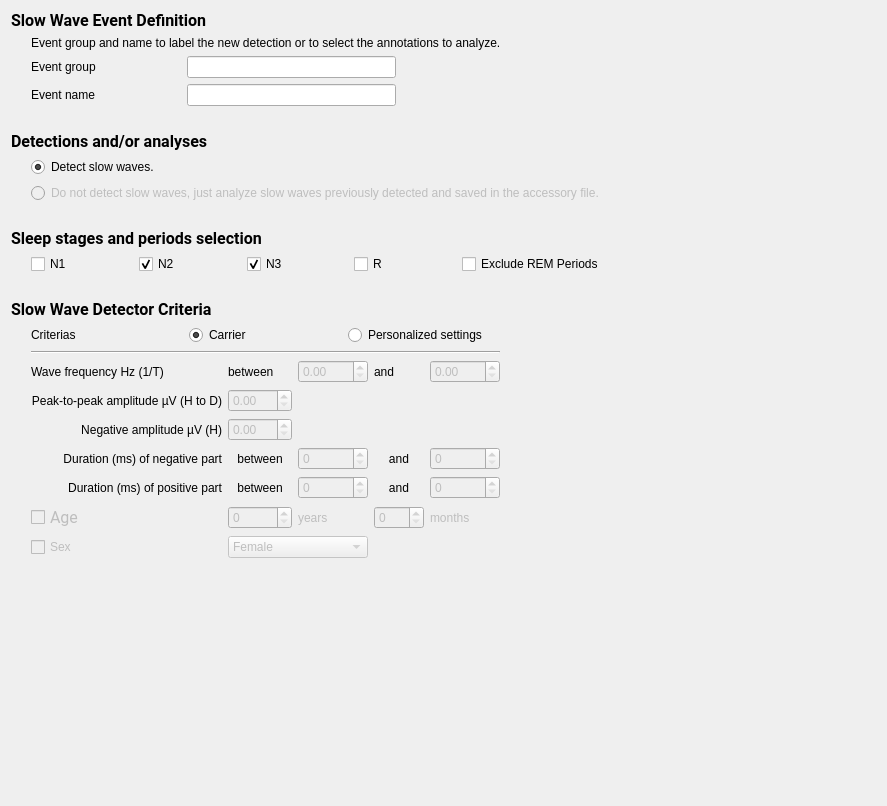
<?xml version="1.0" encoding="UTF-8"?>
<ui version="4.0">
 <class>SSWDCriterias</class>
 <widget class="QWidget" name="SSWDCriterias">
  <property name="geometry">
   <rect>
    <x>0</x>
    <y>0</y>
    <width>887</width>
    <height>806</height>
   </rect>
  </property>
  <property name="windowTitle">
   <string>Form</string>
  </property>
  <property name="toolTip">
   <string/>
  </property>
  <property name="styleSheet">
   <string notr="true">font: 12pt &quot;Roboto&quot;;</string>
  </property>
  <layout class="QVBoxLayout" name="verticalLayout_9">
   <item>
    <layout class="QHBoxLayout" name="horizontalLayout_6">
     <item>
      <layout class="QVBoxLayout" name="verticalLayout_8">
       <item>
        <layout class="QVBoxLayout" name="verticalLayout_7">
         <item>
          <widget class="QLabel" name="label_16">
           <property name="font">
            <font>
             <family>Roboto</family>
             <pointsize>12</pointsize>
             <italic>false</italic>
             <bold>false</bold>
            </font>
           </property>
           <property name="layoutDirection">
            <enum>Qt::LayoutDirection::LeftToRight</enum>
           </property>
           <property name="text">
            <string>&lt;html&gt;&lt;head/&gt;&lt;body&gt;&lt;p&gt;&lt;span style=&quot; font-weight:600;&quot;&gt;Slow Wave Event Definition&lt;/span&gt;&lt;/p&gt;&lt;/body&gt;&lt;/html&gt;</string>
           </property>
           <property name="alignment">
            <set>Qt::AlignmentFlag::AlignLeading|Qt::AlignmentFlag::AlignLeft|Qt::AlignmentFlag::AlignVCenter</set>
           </property>
          </widget>
         </item>
         <item>
          <layout class="QHBoxLayout" name="horizontalLayout_5">
           <item>
            <spacer name="horizontalSpacer_7">
             <property name="orientation">
              <enum>Qt::Orientation::Horizontal</enum>
             </property>
             <property name="sizeType">
              <enum>QSizePolicy::Policy::Minimum</enum>
             </property>
             <property name="sizeHint" stdset="0">
              <size>
               <width>20</width>
               <height>20</height>
              </size>
             </property>
            </spacer>
           </item>
           <item>
            <layout class="QVBoxLayout" name="verticalLayout_3">
             <item>
              <widget class="QLabel" name="label_18">
               <property name="text">
                <string>Event group and name to label the new detection or to select the annotations to analyze.</string>
               </property>
              </widget>
             </item>
             <item>
              <layout class="QGridLayout" name="gridLayout_2">
               <item row="0" column="1">
                <widget class="QLineEdit" name="group_lineedit"/>
               </item>
               <item row="1" column="0">
                <widget class="QLabel" name="label">
                 <property name="layoutDirection">
                  <enum>Qt::LayoutDirection::LeftToRight</enum>
                 </property>
                 <property name="text">
                  <string>Event name</string>
                 </property>
                 <property name="alignment">
                  <set>Qt::AlignmentFlag::AlignLeading|Qt::AlignmentFlag::AlignLeft|Qt::AlignmentFlag::AlignVCenter</set>
                 </property>
                </widget>
               </item>
               <item row="0" column="0">
                <widget class="QLabel" name="label_3">
                 <property name="minimumSize">
                  <size>
                   <width>150</width>
                   <height>0</height>
                  </size>
                 </property>
                 <property name="layoutDirection">
                  <enum>Qt::LayoutDirection::LeftToRight</enum>
                 </property>
                 <property name="text">
                  <string>Event group</string>
                 </property>
                 <property name="alignment">
                  <set>Qt::AlignmentFlag::AlignLeading|Qt::AlignmentFlag::AlignLeft|Qt::AlignmentFlag::AlignVCenter</set>
                 </property>
                </widget>
               </item>
               <item row="1" column="1">
                <widget class="QLineEdit" name="event_name_lineedit">
                 <property name="enabled">
                  <bool>true</bool>
                 </property>
                </widget>
               </item>
               <item row="0" column="2">
                <spacer name="horizontalSpacer_2">
                 <property name="orientation">
                  <enum>Qt::Orientation::Horizontal</enum>
                 </property>
                 <property name="sizeHint" stdset="0">
                  <size>
                   <width>40</width>
                   <height>20</height>
                  </size>
                 </property>
                </spacer>
               </item>
              </layout>
             </item>
            </layout>
           </item>
          </layout>
         </item>
        </layout>
       </item>
       <item>
        <spacer name="verticalSpacer_2">
         <property name="orientation">
          <enum>Qt::Orientation::Vertical</enum>
         </property>
         <property name="sizeType">
          <enum>QSizePolicy::Policy::Fixed</enum>
         </property>
         <property name="sizeHint" stdset="0">
          <size>
           <width>20</width>
           <height>20</height>
          </size>
         </property>
        </spacer>
       </item>
       <item>
        <layout class="QVBoxLayout" name="verticalLayout_6">
         <item>
          <widget class="QLabel" name="label_17">
           <property name="font">
            <font>
             <family>Roboto</family>
             <pointsize>12</pointsize>
             <italic>false</italic>
             <bold>false</bold>
            </font>
           </property>
           <property name="text">
            <string>&lt;html&gt;&lt;head/&gt;&lt;body&gt;&lt;p&gt;&lt;span style=&quot; font-weight:600;&quot;&gt;Detections and/or analyses&lt;/span&gt;&lt;/p&gt;&lt;/body&gt;&lt;/html&gt;</string>
           </property>
          </widget>
         </item>
         <item>
          <layout class="QHBoxLayout" name="horizontalLayout_4">
           <item>
            <spacer name="horizontalSpacer_6">
             <property name="orientation">
              <enum>Qt::Orientation::Horizontal</enum>
             </property>
             <property name="sizeType">
              <enum>QSizePolicy::Policy::Fixed</enum>
             </property>
             <property name="sizeHint" stdset="0">
              <size>
               <width>20</width>
               <height>20</height>
              </size>
             </property>
            </spacer>
           </item>
           <item>
            <layout class="QVBoxLayout" name="verticalLayout">
             <item>
              <widget class="QRadioButton" name="radioButton_det">
               <property name="enabled">
                <bool>true</bool>
               </property>
               <property name="text">
                <string>Detect slow waves.</string>
               </property>
               <property name="checked">
                <bool>true</bool>
               </property>
               <attribute name="buttonGroup">
                <string notr="true">buttonGroup</string>
               </attribute>
              </widget>
             </item>
             <item>
              <widget class="QRadioButton" name="radioButton_anal">
               <property name="enabled">
                <bool>false</bool>
               </property>
               <property name="toolTip">
                <string>Avoiding the detection is currently not available.</string>
               </property>
               <property name="text">
                <string>Do not detect slow waves, just analyze slow waves previously detected and saved in the accessory file.</string>
               </property>
               <attribute name="buttonGroup">
                <string notr="true">buttonGroup</string>
               </attribute>
              </widget>
             </item>
            </layout>
           </item>
          </layout>
         </item>
        </layout>
       </item>
       <item>
        <spacer name="verticalSpacer_4">
         <property name="orientation">
          <enum>Qt::Orientation::Vertical</enum>
         </property>
         <property name="sizeType">
          <enum>QSizePolicy::Policy::Fixed</enum>
         </property>
         <property name="sizeHint" stdset="0">
          <size>
           <width>20</width>
           <height>20</height>
          </size>
         </property>
        </spacer>
       </item>
       <item>
        <layout class="QVBoxLayout" name="verticalLayout_4">
         <item>
          <widget class="QLabel" name="label_19">
           <property name="font">
            <font>
             <family>Roboto</family>
             <pointsize>12</pointsize>
             <italic>false</italic>
             <bold>false</bold>
            </font>
           </property>
           <property name="text">
            <string>&lt;html&gt;&lt;head/&gt;&lt;body&gt;&lt;p&gt;&lt;span style=&quot; font-weight:600;&quot;&gt;Sleep stages and periods selection&lt;/span&gt;&lt;/p&gt;&lt;/body&gt;&lt;/html&gt;</string>
           </property>
          </widget>
         </item>
         <item>
          <layout class="QHBoxLayout" name="horizontalLayout_2">
           <item>
            <spacer name="horizontalSpacer_5">
             <property name="orientation">
              <enum>Qt::Orientation::Horizontal</enum>
             </property>
             <property name="sizeType">
              <enum>QSizePolicy::Policy::Fixed</enum>
             </property>
             <property name="sizeHint" stdset="0">
              <size>
               <width>20</width>
               <height>20</height>
              </size>
             </property>
            </spacer>
           </item>
           <item>
            <widget class="QCheckBox" name="checkBox_n1">
             <property name="text">
              <string>N1</string>
             </property>
            </widget>
           </item>
           <item>
            <widget class="QCheckBox" name="checkBox_n2">
             <property name="text">
              <string>N2</string>
             </property>
             <property name="checked">
              <bool>true</bool>
             </property>
            </widget>
           </item>
           <item>
            <widget class="QCheckBox" name="checkBox_n3">
             <property name="text">
              <string>N3</string>
             </property>
             <property name="checked">
              <bool>true</bool>
             </property>
            </widget>
           </item>
           <item>
            <widget class="QCheckBox" name="checkBox_r">
             <property name="text">
              <string>R</string>
             </property>
            </widget>
           </item>
           <item>
            <widget class="QCheckBox" name="checkBox_excl_remp">
             <property name="toolTip">
              <string>Useful to detect on NREM stages included in NREM periods only (not in REM periods).</string>
             </property>
             <property name="text">
              <string>Exclude REM Periods</string>
             </property>
            </widget>
           </item>
          </layout>
         </item>
        </layout>
       </item>
       <item>
        <spacer name="verticalSpacer_3">
         <property name="orientation">
          <enum>Qt::Orientation::Vertical</enum>
         </property>
         <property name="sizeType">
          <enum>QSizePolicy::Policy::Fixed</enum>
         </property>
         <property name="sizeHint" stdset="0">
          <size>
           <width>20</width>
           <height>20</height>
          </size>
         </property>
        </spacer>
       </item>
       <item>
        <layout class="QVBoxLayout" name="verticalLayout_5">
         <item>
          <widget class="QLabel" name="label_5">
           <property name="font">
            <font>
             <family>Roboto</family>
             <pointsize>12</pointsize>
             <italic>false</italic>
             <bold>false</bold>
            </font>
           </property>
           <property name="layoutDirection">
            <enum>Qt::LayoutDirection::LeftToRight</enum>
           </property>
           <property name="text">
            <string>&lt;html&gt;&lt;head/&gt;&lt;body&gt;&lt;p&gt;&lt;span style=&quot; font-weight:600;&quot;&gt;Slow Wave Detector Criteria&lt;/span&gt;&lt;/p&gt;&lt;/body&gt;&lt;/html&gt;</string>
           </property>
           <property name="alignment">
            <set>Qt::AlignmentFlag::AlignLeading|Qt::AlignmentFlag::AlignLeft|Qt::AlignmentFlag::AlignVCenter</set>
           </property>
          </widget>
         </item>
         <item>
          <layout class="QHBoxLayout" name="horizontalLayout_3">
           <item>
            <spacer name="horizontalSpacer_4">
             <property name="orientation">
              <enum>Qt::Orientation::Horizontal</enum>
             </property>
             <property name="sizeType">
              <enum>QSizePolicy::Policy::Fixed</enum>
             </property>
             <property name="sizeHint" stdset="0">
              <size>
               <width>20</width>
               <height>20</height>
              </size>
             </property>
            </spacer>
           </item>
           <item>
            <layout class="QVBoxLayout" name="verticalLayout_2">
             <item>
              <layout class="QHBoxLayout" name="horizontalLayout">
               <item>
                <widget class="QLabel" name="label_8">
                 <property name="text">
                  <string>Criterias</string>
                 </property>
                </widget>
               </item>
               <item>
                <widget class="QRadioButton" name="carrier_radioButton">
                 <property name="text">
                  <string>Carrier</string>
                 </property>
                 <property name="checked">
                  <bool>true</bool>
                 </property>
                 <attribute name="buttonGroup">
                  <string notr="true">buttonGroup_2</string>
                 </attribute>
                </widget>
               </item>
               <item>
                <widget class="QRadioButton" name="personalized_radioButton">
                 <property name="text">
                  <string>Personalized settings</string>
                 </property>
                 <attribute name="buttonGroup">
                  <string notr="true">buttonGroup_2</string>
                 </attribute>
                </widget>
               </item>
              </layout>
             </item>
             <item>
              <widget class="Line" name="line">
               <property name="orientation">
                <enum>Qt::Orientation::Horizontal</enum>
               </property>
              </widget>
             </item>
             <item>
              <layout class="QGridLayout" name="gridLayout">
               <item row="6" column="1" colspan="2">
                <widget class="QComboBox" name="comboBox_sex">
                 <property name="enabled">
                  <bool>false</bool>
                 </property>
                 <item>
                  <property name="text">
                   <string>Female</string>
                  </property>
                 </item>
                 <item>
                  <property name="text">
                   <string>Male</string>
                  </property>
                 </item>
                </widget>
               </item>
               <item row="4" column="4">
                <widget class="QSpinBox" name="spinBox_max_pos">
                 <property name="enabled">
                  <bool>false</bool>
                 </property>
                 <property name="maximum">
                  <number>3000</number>
                 </property>
                </widget>
               </item>
               <item row="4" column="1">
                <widget class="QLabel" name="label_14">
                 <property name="text">
                  <string>between</string>
                 </property>
                 <property name="alignment">
                  <set>Qt::AlignmentFlag::AlignCenter</set>
                 </property>
                </widget>
               </item>
               <item row="5" column="4">
                <widget class="QLabel" name="label_months">
                 <property name="enabled">
                  <bool>false</bool>
                 </property>
                 <property name="text">
                  <string>months</string>
                 </property>
                </widget>
               </item>
               <item row="5" column="2">
                <widget class="QLabel" name="label_years">
                 <property name="enabled">
                  <bool>false</bool>
                 </property>
                 <property name="text">
                  <string>years</string>
                 </property>
                </widget>
               </item>
               <item row="0" column="1">
                <widget class="QLabel" name="label_12">
                 <property name="text">
                  <string>between</string>
                 </property>
                </widget>
               </item>
               <item row="3" column="0">
                <widget class="QLabel" name="label_6">
                 <property name="whatsThis">
                  <string>msec</string>
                 </property>
                 <property name="text">
                  <string>Duration (ms) of negative part</string>
                 </property>
                 <property name="alignment">
                  <set>Qt::AlignmentFlag::AlignRight|Qt::AlignmentFlag::AlignTrailing|Qt::AlignmentFlag::AlignVCenter</set>
                 </property>
                </widget>
               </item>
               <item row="5" column="0">
                <widget class="QCheckBox" name="checkBox_age">
                 <property name="enabled">
                  <bool>false</bool>
                 </property>
                 <property name="font">
                  <font>
                   <family>Roboto</family>
                   <pointsize>12</pointsize>
                   <italic>false</italic>
                   <bold>false</bold>
                  </font>
                 </property>
                 <property name="whatsThis">
                  <string>Modify parameters automatically according to patients age</string>
                 </property>
                 <property name="text">
                  <string>Age</string>
                 </property>
                 <property name="tristate">
                  <bool>false</bool>
                 </property>
                </widget>
               </item>
               <item row="0" column="2">
                <widget class="QDoubleSpinBox" name="doubleSpinBox_f_min">
                 <property name="enabled">
                  <bool>false</bool>
                 </property>
                </widget>
               </item>
               <item row="2" column="1">
                <widget class="QDoubleSpinBox" name="doubleSpinBox_neg_amp">
                 <property name="enabled">
                  <bool>false</bool>
                 </property>
                 <property name="maximum">
                  <double>200.000000000000000</double>
                 </property>
                </widget>
               </item>
               <item row="3" column="3">
                <widget class="QLabel" name="label_11">
                 <property name="minimumSize">
                  <size>
                   <width>50</width>
                   <height>0</height>
                  </size>
                 </property>
                 <property name="text">
                  <string>and</string>
                 </property>
                 <property name="alignment">
                  <set>Qt::AlignmentFlag::AlignCenter</set>
                 </property>
                </widget>
               </item>
               <item row="4" column="2">
                <widget class="QSpinBox" name="spinBox_min_pos">
                 <property name="enabled">
                  <bool>false</bool>
                 </property>
                 <property name="maximum">
                  <number>3000</number>
                 </property>
                </widget>
               </item>
               <item row="4" column="0">
                <widget class="QLabel" name="label_7">
                 <property name="whatsThis">
                  <string>msec</string>
                 </property>
                 <property name="text">
                  <string>Duration (ms) of positive part</string>
                 </property>
                 <property name="alignment">
                  <set>Qt::AlignmentFlag::AlignRight|Qt::AlignmentFlag::AlignTrailing|Qt::AlignmentFlag::AlignVCenter</set>
                 </property>
                </widget>
               </item>
               <item row="0" column="3">
                <widget class="QLabel" name="label_13">
                 <property name="text">
                  <string>and</string>
                 </property>
                </widget>
               </item>
               <item row="1" column="0">
                <widget class="QLabel" name="label_2">
                 <property name="whatsThis">
                  <string>uV</string>
                 </property>
                 <property name="text">
                  <string>Peak-to-peak amplitude µV (H to D)</string>
                 </property>
                 <property name="alignment">
                  <set>Qt::AlignmentFlag::AlignRight|Qt::AlignmentFlag::AlignTrailing|Qt::AlignmentFlag::AlignVCenter</set>
                 </property>
                </widget>
               </item>
               <item row="1" column="1">
                <widget class="QDoubleSpinBox" name="doubleSpinBox_PaP_amp">
                 <property name="enabled">
                  <bool>false</bool>
                 </property>
                 <property name="maximum">
                  <double>200.000000000000000</double>
                 </property>
                </widget>
               </item>
               <item row="2" column="0">
                <widget class="QLabel" name="label_4">
                 <property name="whatsThis">
                  <string>uV</string>
                 </property>
                 <property name="text">
                  <string>Negative amplitude µV (H)</string>
                 </property>
                 <property name="alignment">
                  <set>Qt::AlignmentFlag::AlignRight|Qt::AlignmentFlag::AlignTrailing|Qt::AlignmentFlag::AlignVCenter</set>
                 </property>
                </widget>
               </item>
               <item row="6" column="0">
                <widget class="QCheckBox" name="checkBox_sex">
                 <property name="enabled">
                  <bool>false</bool>
                 </property>
                 <property name="whatsThis">
                  <string>&lt;html&gt;&lt;head/&gt;&lt;body&gt;&lt;p&gt;Modify parameters according to patients sex&lt;/p&gt;&lt;/body&gt;&lt;/html&gt;</string>
                 </property>
                 <property name="text">
                  <string>Sex</string>
                 </property>
                </widget>
               </item>
               <item row="3" column="1">
                <widget class="QLabel" name="label_10">
                 <property name="text">
                  <string>between</string>
                 </property>
                 <property name="alignment">
                  <set>Qt::AlignmentFlag::AlignCenter</set>
                 </property>
                </widget>
               </item>
               <item row="3" column="4">
                <widget class="QSpinBox" name="spinBox_max_neg">
                 <property name="enabled">
                  <bool>false</bool>
                 </property>
                 <property name="minimumSize">
                  <size>
                   <width>70</width>
                   <height>0</height>
                  </size>
                 </property>
                 <property name="maximum">
                  <number>3000</number>
                 </property>
                </widget>
               </item>
               <item row="3" column="2">
                <widget class="QSpinBox" name="spinBox_min_neg">
                 <property name="enabled">
                  <bool>false</bool>
                 </property>
                 <property name="minimumSize">
                  <size>
                   <width>70</width>
                   <height>0</height>
                  </size>
                 </property>
                 <property name="maximum">
                  <number>3000</number>
                 </property>
                </widget>
               </item>
               <item row="4" column="3">
                <widget class="QLabel" name="label_15">
                 <property name="text">
                  <string>and</string>
                 </property>
                 <property name="alignment">
                  <set>Qt::AlignmentFlag::AlignCenter</set>
                 </property>
                </widget>
               </item>
               <item row="7" column="1">
                <spacer name="verticalSpacer_5">
                 <property name="orientation">
                  <enum>Qt::Orientation::Vertical</enum>
                 </property>
                 <property name="sizeHint" stdset="0">
                  <size>
                   <width>20</width>
                   <height>40</height>
                  </size>
                 </property>
                </spacer>
               </item>
               <item row="5" column="1">
                <widget class="QSpinBox" name="spinBox_years">
                 <property name="enabled">
                  <bool>false</bool>
                 </property>
                 <property name="minimumSize">
                  <size>
                   <width>50</width>
                   <height>0</height>
                  </size>
                 </property>
                 <property name="maximum">
                  <number>122</number>
                 </property>
                </widget>
               </item>
               <item row="0" column="4">
                <widget class="QDoubleSpinBox" name="doubleSpinBox_f_max">
                 <property name="enabled">
                  <bool>false</bool>
                 </property>
                </widget>
               </item>
               <item row="0" column="0">
                <widget class="QLabel" name="label_9">
                 <property name="text">
                  <string>Wave frequency Hz (1/T)</string>
                 </property>
                </widget>
               </item>
               <item row="5" column="3">
                <widget class="QSpinBox" name="spinBox_months">
                 <property name="enabled">
                  <bool>false</bool>
                 </property>
                 <property name="maximum">
                  <number>11</number>
                 </property>
                </widget>
               </item>
              </layout>
             </item>
            </layout>
           </item>
           <item>
            <widget class="QLabel" name="SW_picture">
             <property name="text">
              <string/>
             </property>
             <property name="pixmap">
              <pixmap resource="sw_pic.qrc">:/sw_pic/phase_slow_wave_small.jpg</pixmap>
             </property>
            </widget>
           </item>
          </layout>
         </item>
        </layout>
       </item>
       <item>
        <spacer name="verticalSpacer">
         <property name="orientation">
          <enum>Qt::Orientation::Vertical</enum>
         </property>
         <property name="sizeHint" stdset="0">
          <size>
           <width>20</width>
           <height>40</height>
          </size>
         </property>
        </spacer>
       </item>
      </layout>
     </item>
     <item>
      <spacer name="horizontalSpacer">
       <property name="orientation">
        <enum>Qt::Orientation::Horizontal</enum>
       </property>
       <property name="sizeHint" stdset="0">
        <size>
         <width>40</width>
         <height>20</height>
        </size>
       </property>
      </spacer>
     </item>
    </layout>
   </item>
  </layout>
 </widget>
 <resources>
  <include location="../../../../../snooz-toolbox/src/main/python/ui/themes/themes.qrc"/>
  <include location="sw_pic.qrc"/>
 </resources>
 <connections>
  <connection>
   <sender>buttonGroup_2</sender>
   <signal>buttonClicked(QAbstractButton*)</signal>
   <receiver>SSWDCriterias</receiver>
   <slot>on_input_format_changed()</slot>
   <hints>
    <hint type="sourcelabel">
     <x>-1</x>
     <y>-1</y>
    </hint>
    <hint type="destinationlabel">
     <x>362</x>
     <y>340</y>
    </hint>
   </hints>
  </connection>
  <connection>
   <sender>checkBox_age</sender>
   <signal>clicked()</signal>
   <receiver>SSWDCriterias</receiver>
   <slot>on_input_format_changed()</slot>
   <hints>
    <hint type="sourcelabel">
     <x>101</x>
     <y>505</y>
    </hint>
    <hint type="destinationlabel">
     <x>362</x>
     <y>340</y>
    </hint>
   </hints>
  </connection>
  <connection>
   <sender>checkBox_sex</sender>
   <signal>clicked()</signal>
   <receiver>SSWDCriterias</receiver>
   <slot>on_input_format_changed()</slot>
   <hints>
    <hint type="sourcelabel">
     <x>101</x>
     <y>531</y>
    </hint>
    <hint type="destinationlabel">
     <x>362</x>
     <y>340</y>
    </hint>
   </hints>
  </connection>
 </connections>
 <slots>
  <slot>on_choose()</slot>
  <slot>on_input_format_changed()</slot>
 </slots>
 <buttongroups>
  <buttongroup name="buttonGroup_2"/>
  <buttongroup name="buttonGroup"/>
 </buttongroups>
</ui>
